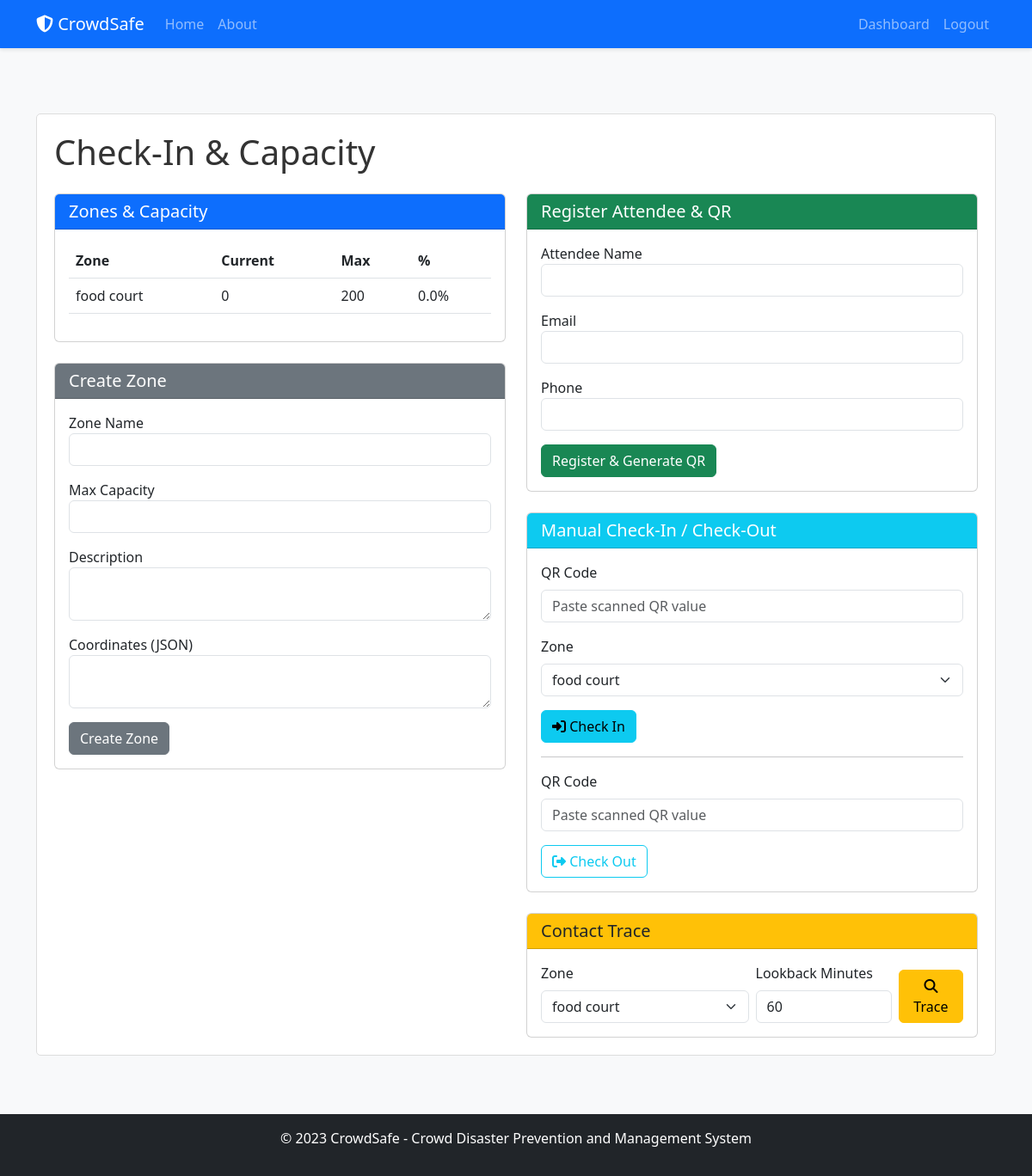
Before: /event/3/checkin (signed in) with the older database file.
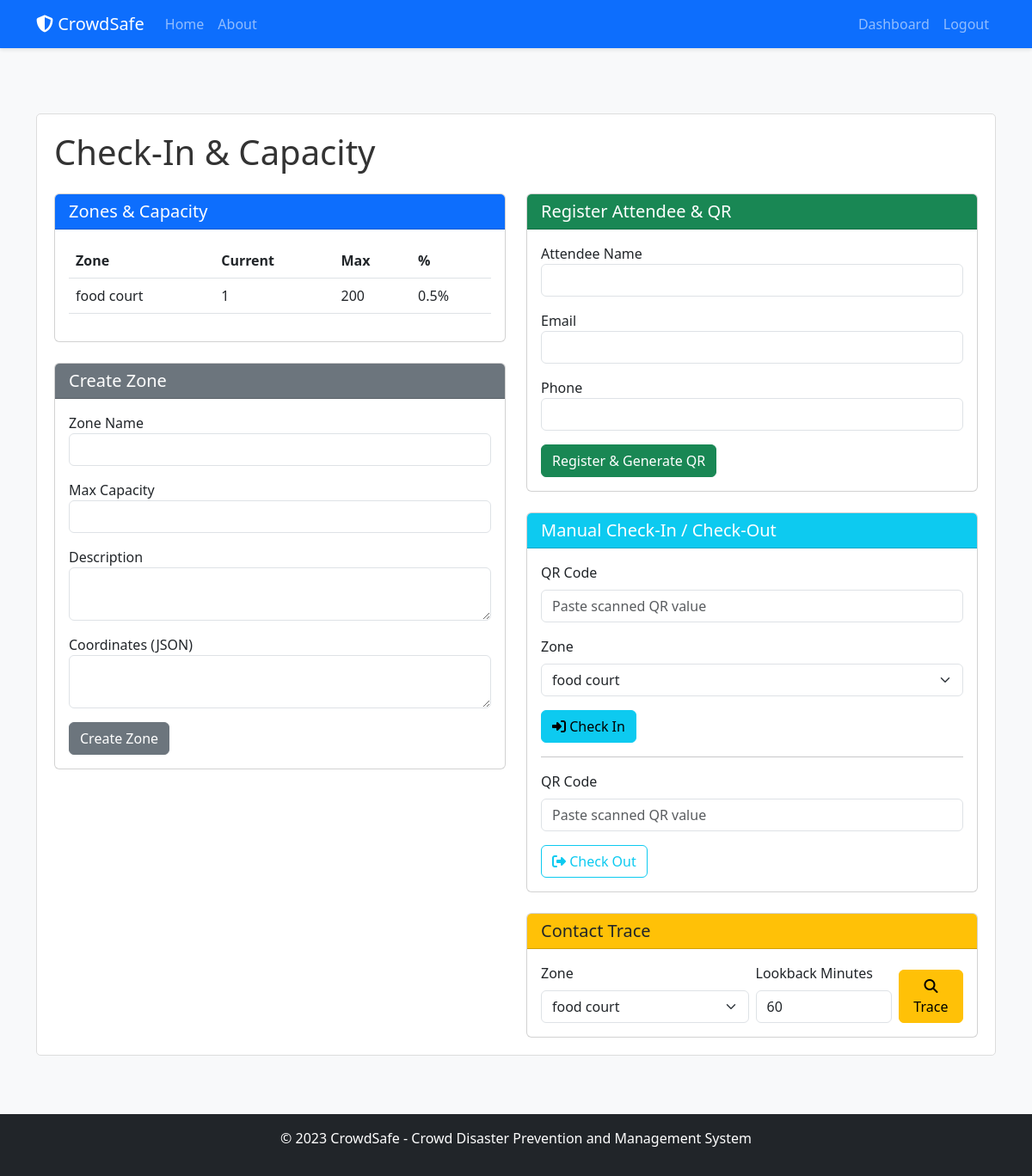
After: the same page with the newer database file.
### models.py (models this page shows, shortened)
class Zone(db.Model):
    id = db.Column(db.Integer, primary_key=True)
    name = db.Column(db.String(100), nullable=False)
    description = db.Column(db.Text, nullable=True)
    max_capacity = db.Column(db.Integer, nullable=False)
    current_capacity = db.Column(db.Integer, default=0)
    coordinates = db.Column(db.Text, nullable=True)  # JSON string of polygon coordinates
    event_id = db.Column(db.Integer, db.ForeignKey('event.id'), nullable=False)
    check_ins = db.relationship('CheckIn', backref='zone', lazy=True)
    @property
    def capacity_percentage(self):
        if self.max_capacity == 0:
            return 0
        return (self.current_capacity / self.max_capacity) * 100

### routes.py (the view, shortened to what this page needs)
@app.route('/event/<int:event_id>/checkin', methods=['GET', 'POST'])
@login_required
def checkin_dashboard(event_id):
    event = Event.query.get_or_404(event_id)
    if event.organizer != current_user:
        abort(403)
    zone_form = ZoneForm()
    attendee_form = AttendeeForm()
    checkin_form = CheckInForm()
    zones = Zone.query.filter_by(event_id=event.id).all()
    attendees = Attendee.query.filter_by(event_id=event.id).order_by(Attendee.registration_time.desc()).limit(20).all()
    qr_image = None
    return render_template('checkin_dashboard.html', title='Check-In & Capacity', event=event, zones=zones, attendees=attendees, zone_form=zone_form, attendee_form=attendee_form, checkin_form=checkin_form, qr_image=qr_image)

### forms.py
class ZoneForm(FlaskForm):
    name = StringField('Zone Name', validators=[DataRequired(), Length(min=2, max=100)])
    description = TextAreaField('Description', validators=[Optional()])
    max_capacity = IntegerField('Max Capacity', validators=[DataRequired(), NumberRange(min=1)])
    coordinates = TextAreaField('Coordinates (JSON)', validators=[Optional()])
    submit = SubmitField('Create Zone')

class AttendeeForm(FlaskForm):
    name = StringField('Attendee Name', validators=[DataRequired(), Length(min=2, max=100)])
    email = StringField('Email', validators=[Optional(), Email()])
    phone = StringField('Phone', validators=[Optional(), Length(min=5, max=20)])
    submit = SubmitField('Register & Generate QR')

### models.py (called while the page is built)
@login_manager.user_loader
def load_user(user_id):
    return User.query.get(int(user_id))

### templates/checkin_dashboard.html (shortened to what this page needs)
{% extends "layout.html" %}
{% block content %}
<div class="content-section">
  <h1 class="mb-4">Check-In & Capacity</h1>
  <div class="row">
    <div class="col-md-6">
      <div class="card mb-4">
        <div class="card-header bg-primary text-white">
          <h5 class="mb-0">Zones & Capacity</h5>
        </div>
        <div class="card-body">
          {% if zones %}
          <table class="table" id="capacity-table">
            <thead>
              <tr>
                <th>Zone</th>
                <th>Current</th>
                <th>Max</th>
                <th>%</th>
              </tr>
            </thead>
            <tbody>
            {% for z in zones %}
              <tr data-zone-id="{{ z.id }}">
                <td>{{ z.name }}</td>
                <td class="current-capacity">{{ z.current_capacity }}</td>
                <td>{{ z.max_capacity }}</td>
                <td class="capacity-percentage">{{ '%.1f' % z.capacity_percentage }}%</td>
              </tr>
            {% endfor %}
            </tbody>
          </table>
          {% else %}
            <p class="text-muted">No zones yet. Create one below.</p>
          {% endif %}
        </div>
      </div>
      <div class="card mb-4">
        <div class="card-header bg-secondary text-white">
          <h5 class="mb-0">Create Zone</h5>
        </div>
        <div class="card-body">
          <form action="{{ url_for('create_zone', event_id=event.id) }}" method="post">
            <div class="mb-3">{{ zone_form.name.label }} {{ zone_form.name(class='form-control') }}</div>
            <div class="mb-3">{{ zone_form.max_capacity.label }} {{ zone_form.max_capacity(class='form-control') }}</div>
            <div class="mb-3">{{ zone_form.description.label }} {{ zone_form.description(class='form-control') }}</div>
            <div class="mb-3">{{ zone_form.coordinates.label }} {{ zone_form.coordinates(class='form-control') }}</div>
            {{ zone_form.submit(class='btn btn-secondary') }}
          </form>
        </div>
      </div>
    </div>
    <div class="col-md-6">
      <div class="card mb-4">
        <div class="card-header bg-success text-white">
          <h5 class="mb-0">Register Attendee & QR</h5>
        </div>
        <div class="card-body">
          <form action="{{ url_for('checkin_dashboard', event_id=event.id) }}" method="post">
            <div class="mb-3">{{ attendee_form.name.label }} {{ attendee_form.name(class='form-control') }}</div>
            <div class="mb-3">{{ attendee_form.email.label }} {{ attendee_form.email(class='form-control') }}</div>
            <div class="mb-3">{{ attendee_form.phone.label }} {{ attendee_form.phone(class='form-control') }}</div>
            {{ attendee_form.submit(class='btn btn-success') }}
          </form>
        </div>
      </div>
      <div class="card mb-4">
        <div class="card-header bg-info text-white">
          <h5 class="mb-0">Manual Check-In / Check-Out</h5>
        </div>
        <div class="card-body">
          <form id="checkin-form">
            <div class="mb-3">
              <label for="qr_code" class="form-label">QR Code</label>
              <input type="text" id="qr_code" class="form-control" placeholder="Paste scanned QR value" required />
            </div>
            <div class="mb-3">
              <label for="zone_id" class="form-label">Zone</label>
              <select id="zone_id" class="form-select" required>
                {% for z in zones %}
                  <option value="{{ z.id }}">{{ z.name }}</option>
                {% endfor %}
              </select>
            </div>
            <button class="btn btn-info" type="submit"><i class="fas fa-sign-in-alt"></i> Check In</button>
          </form>
          <hr/>
          <form id="checkout-form">
            <div class="mb-3">
              <label for="qr_code_out" class="form-label">QR Code</label>
              <input type="text" id="qr_code_out" class="form-control" placeholder="Paste scanned QR value" required />
            </div>
            <button class="btn btn-outline-info" type="submit"><i class="fas fa-sign-out-alt"></i> Check Out</button>
          </form>
        </div>
      </div>
      <div class="card">
        <div class="card-header bg-warning text-dark">
          <h5 class="mb-0">Contact Trace</h5>
        </div>
        <div class="card-body">
          <form id="contact-trace-form" class="row g-2 align-items-end">
            <div class="col-md-6">
              <label for="ct_zone_id" class="form-label">Zone</label>
              <select id="ct_zone_id" class="form-select" required>
                {% for z in zones %}
                  <option value="{{ z.id }}">{{ z.name }}</option>
                {% endfor %}
              </select>
            </div>
            <div class="col-md-4">
              <label for="ct_minutes" class="form-label">Lookback Minutes</label>
              <input type="number" id="ct_minutes" class="form-control" value="60" min="5" max="720" required />
            </div>
            <div class="col-md-2">
              <button type="submit" class="btn btn-warning w-100"><i class="fas fa-search"></i> Trace</button>
            </div>
          </form>
        </div>
      </div>
    </div>
  </div>
</div>
{% endblock content %}

### templates/layout.html (shortened to what this page needs)
<!DOCTYPE html>
<html lang="en">
<head>
    <link rel="stylesheet" href="https://cdn.jsdelivr.net/npm/bootstrap@5.3.0/dist/css/bootstrap.min.css">
    <link rel="stylesheet" href="https://cdnjs.cloudflare.com/ajax/libs/font-awesome/6.4.0/css/all.min.css">
    <link rel="stylesheet" href="{{ url_for('static', filename='css/main.css') }}">
</head>
<body>
    <header class="site-header">
        <nav class="navbar navbar-expand-md navbar-dark bg-primary fixed-top">
            <div class="container">
                <a class="navbar-brand mr-4" href="{{ url_for('home') }}">
                    <i class="fas fa-shield-alt"></i> CrowdSafe
                </a>
                <div class="collapse navbar-collapse" id="navbarToggle">
                    <div class="navbar-nav me-auto">
                        <a class="nav-item nav-link" href="{{ url_for('home') }}">Home</a>
                        <a class="nav-item nav-link" href="{{ url_for('about') }}">About</a>
                    </div>
                    <div class="navbar-nav">
                        {% if current_user.is_authenticated %}
                            <a class="nav-item nav-link" href="{{ url_for('dashboard') }}">Dashboard</a>
                            <a class="nav-item nav-link" href="{{ url_for('logout') }}">Logout</a>
                        {% else %}
                            <a class="nav-item nav-link" href="{{ url_for('login') }}">Login</a>
                            <a class="nav-item nav-link" href="{{ url_for('register') }}">Register</a>
                        {% endif %}
                    </div>
                </div>
            </div>
        </nav>
    </header>
    <main role="main" class="container mt-5 pt-4">
        <div class="row">
            <div class="col-md-12">
                {% block content %}{% endblock %}
            </div>
        </div>
    </main>
    <footer class="bg-dark text-white mt-5 py-3">
        <div class="container text-center">
            <p>&copy; 2023 CrowdSafe - Crowd Disaster Prevention and Management System</p>
        </div>
    </footer>
</body>
</html>

### static/css/main.css (style rules this page uses)
body { background-color: #f8f9fa; color: #333; padding-top: 60px; }
.content-section { background: #ffffff; padding: 20px; border: 1px solid #dddddd; border-radius: 5px; margin-bottom: 20px; }
.site-header .navbar { box-shadow: 0 2px 4px rgba(0, 0, 0, 0.1); }

Changed rows visible on the page:
changed Zone "food court": current_capacity "0" → "1"; capacity_percentage "0.0" → "0.5"
